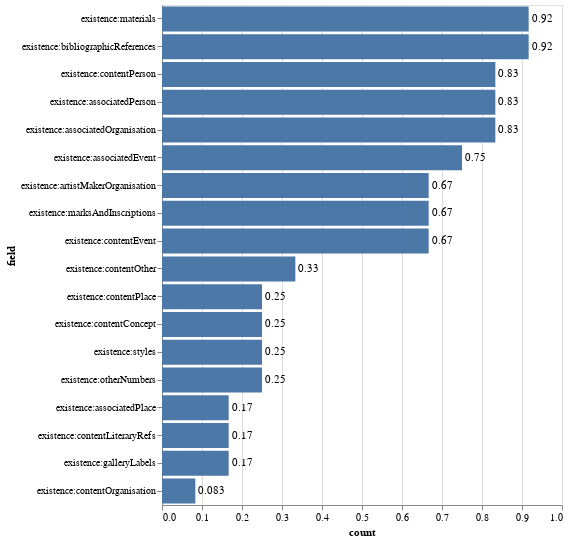

Notebook code for this chart:
### Code cell
bars = alt.Chart(existence_019_exists).mark_bar().encode(
    x='count:Q',
    y=alt.Y("field:O", sort='-x')
)

text = bars.mark_text(
    align='left',
    baseline='middle',
    dx=3  # Nudges text to right so it doesn't appear on top of the bar
).encode(
    text=alt.Text('count:Q', format=',.2r')
)

(bars + text).properties(height=500)

### Figure 1 — Vega-Lite specification as saved in the notebook (floating-point values rounded to 4 significant figures)
{"config": {"view": {"continuousWidth": 400, "continuousHeight": 300}}, "layer": [{"mark": "bar", "encoding": {"x": {"type": "quantitative", "field": "count"}, "y": {"type": "ordinal", "field": "field", "sort": "-x"}}}, {"mark": {"type": "text", "align": "left", "baseline": "middle", "dx": 3}, "encoding": {"text": {"type": "quantitative", "field": "count", "format": ",.2r"}, "x": {"type": "quantitative", "field": "count"}, "y": {"type": "ordinal", "field": "field", "sort": "-x"}}}], "data": {"name": "data-b56c350a7a402a5b3d92282b7a4c9de9"}, "height": 500, "$schema": "https://vega.github.io/schema/vega-lite/v4.8.1.json", "datasets": {"data-b56c350a7a402a5b3d92282b7a4c9de9": [{"field": " existence:artistMakerOrganisation", "count": 0.6667}, {"field": " existence:materials", "count": 0.9167}, {"field": " existence:marksAndInscriptions", "count": 0.6667}, {"field": " existence:bibliographicReferences", "count": 0.9167}, {"field": " existence:contentPlace", "count": 0.25}, {"field": " existence:associatedPlace", "count": 0.1667}, {"field": " existence:contentPerson", "count": 0.8333}, {"field": " existence:associatedPerson", "count": 0.8333}, {"field": " existence:contentOrganisation", "count": 0.08333}, {"field": " existence:associatedOrganisation", "count": 0.8333}, {"field": " existence:contentEvent", "count": 0.6667}, {"field": " existence:associatedEvent", "count": 0.75}, {"field": " existence:contentOther", "count": 0.3333}, {"field": " existence:contentConcept", "count": 0.25}, {"field": " existence:contentLiteraryRefs", "count": 0.1667}, {"field": " existence:styles", "count": 0.25}, {"field": " existence:galleryLabels", "count": 0.1667}, {"field": " existence:otherNumbers", "count": 0.25}]}}
